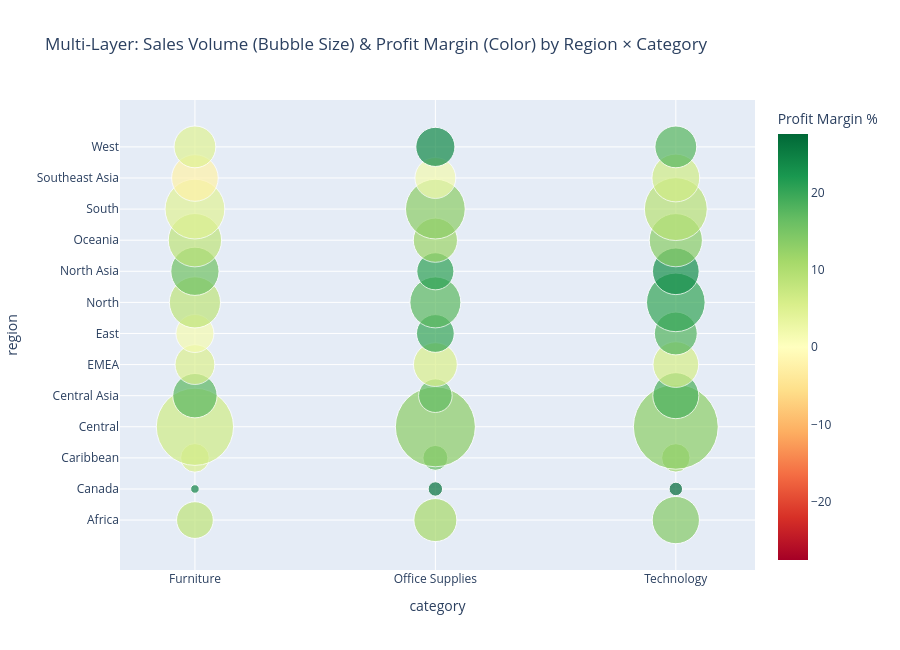

The notebook cell saved with this chart:
### Code cell
# ── T4-ADV 4: MULTI-LAYER VISUALIZATION ─────────────────────
# Layered view: Sales Bubble + Profit Heatmap overlay per Region × Category
# ─────────────────────────────────────────────────────────────

agg = df.groupby(["region", "category"]).agg(
    sales=("sales", "sum"),
    profit=("profit", "sum"),
    orders=("order_id", "count")
).reset_index()
agg["margin"] = agg["profit"] / agg["sales"] * 100

fig_ml = px.scatter(
    agg,
    x="category",
    y="region",
    size="sales",
    color="margin",
    hover_name="region",
    hover_data={"sales": ":,.0f", "profit": ":,.0f", "orders": True},
    color_continuous_scale="RdYlGn",
    color_continuous_midpoint=0,
    size_max=60,
    title=" Multi-Layer: Sales Volume (Bubble Size) & Profit Margin (Color) by Region × Category"
)
fig_ml.update_layout(height=650, paper_bgcolor="white",
                     coloraxis_colorbar=dict(title="Profit Margin %"))

### Figure 1 — Plotly figure (JSON) as saved in the notebook; plotly's stock layout.template omitted (floating-point values rounded to 4 significant figures)
{"data": [{"customdata": [[194600.0, 16260.0, 631.0], [266800.0, 28480.0, 3045.0], [322400.0, 44130.0, 911.0], [10600.0, 2613.0, 42.0], [30040.0, 7958.0, 277.0], [26300.0, 7247.0, 65.0], [118400.0, 6223.0, 376.0], [89560.0, 14820.0, 973.0], [116300.0, 13530.0, 341.0], [860400.0, 54550.0, 2046.0], [923500.0, 121300.0, 6936.0], [1039000.0, 135500.0, 2135.0], [284400.0, 48940.0, 478.0], [162800.0, 27100.0, 1111.0], [305700.0, 56440.0, 459.0], [228600.0, 11530.0, 770.0], [276700.0, 14870.0, 3297.0], [300800.0, 17490.0, 962.0], [208300.0, 3046.0, 601.0], [205500.0, 41010.0, 1712.0], [265000.0, 47460.0, 535.0], [377600.0, 30920.0, 945.0], [374800.0, 64400.0, 2914.0], [495800.0, 99270.0, 926.0], [335700.0, 52180.0, 522.0], [198600.0, 40930.0, 1332.0], [314000.0, 72470.0, 484.0], [410500.0, 33630.0, 742.0], [281700.0, 33310.0, 1961.0], [408000.0, 54730.0, 784.0], [515700.0, 22650.0, 1329.0], [515200.0, 67500.0, 4045.0], [570000.0, 50210.0, 1271.0], [313400.0, -7270.0, 687.0], [241300.0, 4173.0, 1773.0], [329700.0, 20950.0, 669.0], [252600.0, 11500.0, 707.0], [220900.0, 52610.0, 1897.0], [252000.0, 44300.0, 599.0]], "hovertemplate": "<b>%{hovertext}</b><br><br>category=%{x}<br>region=%{y}<br>sales=%{customdata[0]:,.0f}<br>profit=%{customdata[1]:,.0f}<br>orders=%{customdata[2]}<br>margin=%{marker.color}<extra></extra>", "hovertext": ["Africa", "Africa", "Africa", "Canada", "Canada", "Canada", "Caribbean", "Caribbean", "Caribbean", "Central", "Central", "Central", "Central Asia", "Central Asia", "Central Asia", "EMEA", "EMEA", "EMEA", "East", "East", "East", "North", "North", "North", "North Asia", "North Asia", "North Asia", "Oceania", "Oceania", "Oceania", "South", "South", "South", "Southeast Asia", "Southeast Asia", "Southeast Asia", "West", "West", "West"], "legendgroup": "", "marker": {"color": [8.355, 10.68, 13.69, 24.66, 26.49, 27.55, 5.257, 16.54, 11.63, 6.34, 13.14, 13.05, 17.21, 16.65, 18.46, 5.045, 5.374, 5.815, 1.462, 19.95, 17.91, 8.189, 17.18, 20.02, 15.54, 20.61, 23.08, 8.192, 11.82, 13.42, 4.392, 13.1, 8.808, -2.32, 1.73, 6.353, 4.554, 23.82, 17.58], "coloraxis": "coloraxis", "size": [194650, 266752, 322374, 10595, 30037, 26300, 118379, 89565, 116337, 860413, 923471, 1038515, 284369, 162768, 305702, 228627, 276712, 300845, 208291, 205549, 264994, 377612, 374778, 495802, 335725, 198581, 314043, 410473, 281729, 408005, 515739, 515208, 570013, 313391, 241299, 329748, 252620, 220881, 252013], "sizemode": "area", "sizeref": 288.5, "symbol": "circle"}, "mode": "markers", "name": "", "orientation": "v", "showlegend": false, "type": "scatter", "x": ["Furniture", "Office Supplies", "Technology", "Furniture", "Office Supplies", "Technology", "Furniture", "Office Supplies", "Technology", "Furniture", "Office Supplies", "Technology", "Furniture", "Office Supplies", "Technology", "Furniture", "Office Supplies", "Technology", "Furniture", "Office Supplies", "Technology", "Furniture", "Office Supplies", "Technology", "Furniture", "Office Supplies", "Technology", "Furniture", "Office Supplies", "Technology", "Furniture", "Office Supplies", "Technology", "Furniture", "Office Supplies", "Technology", "Furniture", "Office Supplies", "Technology"], "xaxis": "x", "y": ["Africa", "Africa", "Africa", "Canada", "Canada", "Canada", "Caribbean", "Caribbean", "Caribbean", "Central", "Central", "Central", "Central Asia", "Central Asia", "Central Asia", "EMEA", "EMEA", "EMEA", "East", "East", "East", "North", "North", "North", "North Asia", "North Asia", "North Asia", "Oceania", "Oceania", "Oceania", "South", "South", "South", "Southeast Asia", "Southeast Asia", "Southeast Asia", "West", "West", "West"], "yaxis": "y"}], "layout": {"coloraxis": {"cmid": 0, "colorbar": {"title": {"text": "Profit Margin %"}}, "colorscale": [[0, "rgb(165,0,38)"], [0.1, "rgb(215,48,39)"], [0.2, "rgb(244,109,67)"], [0.3, "rgb(253,174,97)"], [0.4, "rgb(254,224,139)"], [0.5, "rgb(255,255,191)"], [0.6, "rgb(217,239,139)"], [0.7, "rgb(166,217,106)"], [0.8, "rgb(102,189,99)"], [0.9, "rgb(26,152,80)"], [1, "rgb(0,104,55)"]]}, "height": 650, "legend": {"itemsizing": "constant", "tracegroupgap": 0}, "paper_bgcolor": "white", "title": {"text": " Multi-Layer: Sales Volume (Bubble Size) & Profit Margin (Color) by Region × Category"}, "xaxis": {"anchor": "y", "domain": [0, 1], "title": {"text": "category"}}, "yaxis": {"anchor": "x", "domain": [0, 1], "title": {"text": "region"}}}}
